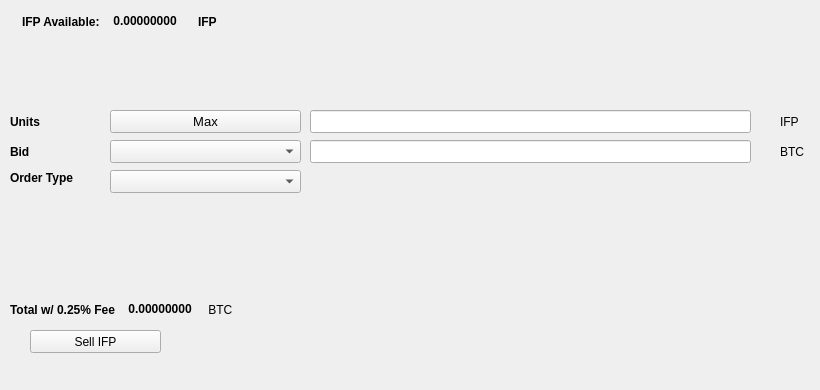
   <widget class="QWidget" name="SellTab">
    <attribute name="title">
     <string>Sell</string>
    </attribute>
    <widget class="QLabel" name="label_16">
     <property name="geometry">
      <rect>
       <x>780</x>
       <y>140</y>
       <width>31</width>
       <height>23</height>
      </rect>
     </property>
     <property name="text">
      <string>BTC</string>
     </property>
    </widget>
    <widget class="QComboBox" name="SellBidcomboBox">
     <property name="geometry">
      <rect>
       <x>110</x>
       <y>140</y>
       <width>191</width>
       <height>23</height>
      </rect>
     </property>
     <property name="font">
      <font>
       <pointsize>10</pointsize>
      </font>
     </property>
    </widget>
    <widget class="QLabel" name="label_18">
     <property name="geometry">
      <rect>
       <x>10</x>
       <y>110</y>
       <width>46</width>
       <height>23</height>
      </rect>
     </property>
     <property name="font">
      <font>
       <weight>75</weight>
       <bold>true</bold>
      </font>
     </property>
     <property name="text">
      <string>Units</string>
     </property>
    </widget>
    <widget class="QPushButton" name="Sell_Max_Amount">
     <property name="geometry">
      <rect>
       <x>110</x>
       <y>110</y>
       <width>191</width>
       <height>23</height>
      </rect>
     </property>
     <property name="font">
      <font>
       <pointsize>10</pointsize>
      </font>
     </property>
     <property name="text">
      <string>Max</string>
     </property>
    </widget>
    <widget class="QLabel" name="label_20">
     <property name="geometry">
      <rect>
       <x>10</x>
       <y>170</y>
       <width>91</width>
       <height>16</height>
      </rect>
     </property>
     <property name="font">
      <font>
       <weight>75</weight>
       <bold>true</bold>
      </font>
     </property>
     <property name="text">
      <string>Order Type</string>
     </property>
    </widget>
    <widget class="QComboBox" name="SellOrdertypeCombo">
     <property name="geometry">
      <rect>
       <x>110</x>
       <y>170</y>
       <width>191</width>
       <height>23</height>
      </rect>
     </property>
     <property name="font">
      <font>
       <pointsize>10</pointsize>
      </font>
     </property>
    </widget>
    <widget class="QLabel" name="label_21">
     <property name="geometry">
      <rect>
       <x>10</x>
       <y>140</y>
       <width>46</width>
       <height>23</height>
      </rect>
     </property>
     <property name="font">
      <font>
       <weight>75</weight>
       <bold>true</bold>
      </font>
     </property>
     <property name="text">
      <string>Bid</string>
     </property>
    </widget>
    <widget class="QLabel" name="label_22">
     <property name="geometry">
      <rect>
       <x>780</x>
       <y>110</y>
       <width>31</width>
       <height>23</height>
      </rect>
     </property>
     <property name="text">
      <string>IFP</string>
     </property>
    </widget>
    <widget class="QLineEdit" name="UnitsInputIFP">
     <property name="geometry">
      <rect>
       <x>310</x>
       <y>110</y>
       <width>441</width>
       <height>23</height>
      </rect>
     </property>
     <property name="font">
      <font>
       <pointsize>9</pointsize>
       <weight>75</weight>
       <bold>true</bold>
      </font>
     </property>
    </widget>
    <widget class="QLineEdit" name="SellBidPriceEdit">
     <property name="geometry">
      <rect>
       <x>310</x>
       <y>140</y>
       <width>441</width>
       <height>23</height>
      </rect>
     </property>
     <property name="font">
      <font>
       <pointsize>9</pointsize>
       <weight>75</weight>
       <bold>true</bold>
      </font>
     </property>
    </widget>
    <widget class="QPushButton" name="SellIFPBTN">
     <property name="geometry">
      <rect>
       <x>30</x>
       <y>330</y>
       <width>131</width>
       <height>23</height>
      </rect>
     </property>
     <property name="text">
      <string>Sell IFP</string>
     </property>
     <property name="icon">
      <iconset resource="../ifp">
       <normaloff>:/icons/bitcoin</normaloff>:/icons/bitcoin</iconset>
     </property>
    </widget>
    <widget class="QWidget" name="layoutWidget3">
     <property name="geometry">
      <rect>
       <x>22</x>
       <y>12</y>
       <width>258</width>
       <height>19</height>
      </rect>
     </property>
     <layout class="QHBoxLayout" name="horizontalLayout">
      <item>
       <widget class="QLabel" name="label232_2">
        <property name="font">
         <font>
          <weight>75</weight>
          <bold>true</bold>
         </font>
        </property>
        <property name="text">
         <string>IFP Available:</string>
        </property>
       </widget>
      </item>
      <item>
       <widget class="QLabel" name="IFPAvailableLabel">
        <property name="palette">
         <palette>
          <active>
           <colorrole role="WindowText">
            <brush brushstyle="SolidPattern">
             <color alpha="255">
              <red>0</red>
              <green>0</green>
              <blue>0</blue>
             </color>
            </brush>
           </colorrole>
           <colorrole role="Button">
            <brush brushstyle="SolidPattern">
             <color alpha="255">
              <red>0</red>
              <green>170</green>
              <blue>0</blue>
             </color>
            </brush>
           </colorrole>
           <colorrole role="Light">
            <brush brushstyle="SolidPattern">
             <color alpha="255">
              <red>0</red>
              <green>255</green>
              <blue>0</blue>
             </color>
            </brush>
           </colorrole>
           <colorrole role="Midlight">
            <brush brushstyle="SolidPattern">
             <color alpha="255">
              <red>0</red>
              <green>212</green>
              <blue>0</blue>
             </color>
            </brush>
           </colorrole>
           <colorrole role="Dark">
            <brush brushstyle="SolidPattern">
             <color alpha="255">
              <red>0</red>
              <green>85</green>
              <blue>0</blue>
             </color>
            </brush>
           </colorrole>
           <colorrole role="Mid">
            <brush brushstyle="SolidPattern">
             <color alpha="255">
              <red>0</red>
              <green>113</green>
              <blue>0</blue>
             </color>
            </brush>
           </colorrole>
           <colorrole role="Text">
            <brush brushstyle="SolidPattern">
             <color alpha="255">
              <red>0</red>
              <green>170</green>
              <blue>0</blue>
             </color>
            </brush>
           </colorrole>
           <colorrole role="BrightText">
            <brush brushstyle="SolidPattern">
             <color alpha="255">
              <red>255</red>
              <green>255</green>
              <blue>255</blue>
             </color>
            </brush>
           </colorrole>
           <colorrole role="ButtonText">
            <brush brushstyle="SolidPattern">
             <color alpha="255">
              <red>0</red>
              <green>0</green>
              <blue>0</blue>
             </color>
            </brush>
           </colorrole>
           <colorrole role="Base">
            <brush brushstyle="SolidPattern">
             <color alpha="255">
              <red>255</red>
              <green>255</green>
              <blue>255</blue>
             </color>
            </brush>
           </colorrole>
           <colorrole role="Window">
            <brush brushstyle="SolidPattern">
             <color alpha="255">
              <red>0</red>
              <green>170</green>
              <blue>0</blue>
             </color>
            </brush>
           </colorrole>
           <colorrole role="Shadow">
            <brush brushstyle="SolidPattern">
             <color alpha="255">
              <red>0</red>
              <green>0</green>
              <blue>0</blue>
             </color>
            </brush>
           </colorrole>
           <colorrole role="AlternateBase">
            <brush brushstyle="SolidPattern">
             <color alpha="255">
              <red>127</red>
              <green>212</green>
              <blue>127</blue>
             </color>
            </brush>
           </colorrole>
           <colorrole role="ToolTipBase">
            <brush brushstyle="SolidPattern">
             <color alpha="255">
              <red>255</red>
              <green>255</green>
              <blue>220</blue>
             </color>
            </brush>
           </colorrole>
           <colorrole role="ToolTipText">
            <brush brushstyle="SolidPattern">
             <color alpha="255">
              <red>0</red>
              <green>0</green>
              <blue>0</blue>
             </color>
            </brush>
           </colorrole>
          </active>
          <inactive>
           <colorrole role="WindowText">
            <brush brushstyle="SolidPattern">
             <color alpha="255">
              <red>0</red>
              <green>0</green>
              <blue>0</blue>
             </color>
            </brush>
           </colorrole>
           <colorrole role="Button">
            <brush brushstyle="SolidPattern">
             <color alpha="255">
              <red>0</red>
              <green>170</green>
              <blue>0</blue>
             </color>
            </brush>
           </colorrole>
           <colorrole role="Light">
            <brush brushstyle="SolidPattern">
             <color alpha="255">
              <red>0</red>
              <green>255</green>
              <blue>0</blue>
             </color>
            </brush>
           </colorrole>
           <colorrole role="Midlight">
            <brush brushstyle="SolidPattern">
             <color alpha="255">
              <red>0</red>
              <green>212</green>
              <blue>0</blue>
             </color>
            </brush>
           </colorrole>
           <colorrole role="Dark">
            <brush brushstyle="SolidPattern">
             <color alpha="255">
              <red>0</red>
              <green>85</green>
              <blue>0</blue>
             </color>
            </brush>
           </colorrole>
           <colorrole role="Mid">
            <brush brushstyle="SolidPattern">
             <color alpha="255">
              <red>0</red>
              <green>113</green>
              <blue>0</blue>
             </color>
            </brush>
           </colorrole>
           <colorrole role="Text">
            <brush brushstyle="SolidPattern">
             <color alpha="255">
              <red>0</red>
              <green>170</green>
              <blue>0</blue>
             </color>
            </brush>
           </colorrole>
           <colorrole role="BrightText">
            <brush brushstyle="SolidPattern">
             <color alpha="255">
              <red>255</red>
              <green>255</green>
              <blue>255</blue>
             </color>
            </brush>
           </colorrole>
           <colorrole role="ButtonText">
            <brush brushstyle="SolidPattern">
             <color alpha="255">
              <red>0</red>
              <green>0</green>
              <blue>0</blue>
             </color>
            </brush>
           </colorrole>
           <colorrole role="Base">
            <brush brushstyle="SolidPattern">
             <color alpha="255">
              <red>255</red>
              <green>255</green>
              <blue>255</blue>
             </color>
            </brush>
           </colorrole>
           <colorrole role="Window">
            <brush brushstyle="SolidPattern">
             <color alpha="255">
              <red>0</red>
              <green>170</green>
              <blue>0</blue>
             </color>
            </brush>
           </colorrole>
           <colorrole role="Shadow">
            <brush brushstyle="SolidPattern">
             <color alpha="255">
              <red>0</red>
              <green>0</green>
              <blue>0</blue>
             </color>
            </brush>
           </colorrole>
           <colorrole role="AlternateBase">
            <brush brushstyle="SolidPattern">
             <color alpha="255">
              <red>127</red>
              <green>212</green>
              <blue>127</blue>
             </color>
            </brush>
           </colorrole>
           <colorrole role="ToolTipBase">
            <brush brushstyle="SolidPattern">
             <color alpha="255">
              <red>255</red>
              <green>255</green>
              <blue>220</blue>
             </color>
            </brush>
           </colorrole>
           <colorrole role="ToolTipText">
            <brush brushstyle="SolidPattern">
             <color alpha="255">
              <red>0</red>
              <green>0</green>
              <blue>0</blue>
             </color>
            </brush>
           </colorrole>
          </inactive>
          <disabled>
           <colorrole role="WindowText">
            <brush brushstyle="SolidPattern">
             <color alpha="255">
              <red>0</red>
              <green>85</green>
              <blue>0</blue>
             </color>
            </brush>
           </colorrole>
           <colorrole role="Button">
            <brush brushstyle="SolidPattern">
             <color alpha="255">
              <red>0</red>
              <green>170</green>
              <blue>0</blue>
             </color>
            </brush>
           </colorrole>
           <colorrole role="Light">
            <brush brushstyle="SolidPattern">
             <color alpha="255">
              <red>0</red>
              <green>255</green>
              <blue>0</blue>
             </color>
            </brush>
           </colorrole>
           <colorrole role="Midlight">
            <brush brushstyle="SolidPattern">
             <color alpha="255">
              <red>0</red>
              <green>212</green>
              <blue>0</blue>
             </color>
            </brush>
           </colorrole>
           <colorrole role="Dark">
            <brush brushstyle="SolidPattern">
             <color alpha="255">
              <red>0</red>
              <green>85</green>
              <blue>0</blue>
             </color>
            </brush>
           </colorrole>
           <colorrole role="Mid">
            <brush brushstyle="SolidPattern">
             <color alpha="255">
              <red>0</red>
              <green>113</green>
              <blue>0</blue>
             </color>
            </brush>
           </colorrole>
           <colorrole role="Text">
            <brush brushstyle="SolidPattern">
             <color alpha="255">
              <red>0</red>
              <green>85</green>
              <blue>0</blue>
             </color>
            </brush>
           </colorrole>
           <colorrole role="BrightText">
            <brush brushstyle="SolidPattern">
             <color alpha="255">
              <red>255</red>
              <green>255</green>
              <blue>255</blue>
             </color>
            </brush>
           </colorrole>
           <colorrole role="ButtonText">
            <brush brushstyle="SolidPattern">
             <color alpha="255">
              <red>0</red>
              <green>85</green>
              <blue>0</blue>
             </color>
            </brush>
           </colorrole>
           <colorrole role="Base">
            <brush brushstyle="SolidPattern">
             <color alpha="255">
              <red>0</red>
              <green>170</green>
              <blue>0</blue>
             </color>
            </brush>
           </colorrole>
           <colorrole role="Window">
            <brush brushstyle="SolidPattern">
             <color alpha="255">
              <red>0</red>
              <green>170</green>
              <blue>0</blue>
             </color>
            </brush>
           </colorrole>
           <colorrole role="Shadow">
            <brush brushstyle="SolidPattern">
             <color alpha="255">
              <red>0</red>
              <green>0</green>
              <blue>0</blue>
             </color>
            </brush>
           </colorrole>
           <colorrole role="AlternateBase">
            <brush brushstyle="SolidPattern">
             <color alpha="255">
              <red>0</red>
              <green>170</green>
              <blue>0</blue>
             </color>
            </brush>
           </colorrole>
           <colorrole role="ToolTipBase">
            <brush brushstyle="SolidPattern">
             <color alpha="255">
              <red>255</red>
              <green>255</green>
              <blue>220</blue>
             </color>
            </brush>
           </colorrole>
           <colorrole role="ToolTipText">
            <brush brushstyle="SolidPattern">
             <color alpha="255">
              <red>0</red>
              <green>0</green>
              <blue>0</blue>
             </color>
            </brush>
           </colorrole>
          </disabled>
         </palette>
        </property>
        <property name="font">
         <font>
          <weight>75</weight>
          <bold>true</bold>
         </font>
        </property>
        <property name="text">
         <string> 0.00000000 </string>
        </property>
        <property name="textInteractionFlags">
         <set>Qt::LinksAccessibleByMouse|Qt::TextSelectableByKeyboard|Qt::TextSelectableByMouse</set>
        </property>
       </widget>
      </item>
      <item>
       <widget class="QLabel" name="labelIFP">
        <property name="font">
         <font>
          <weight>75</weight>
          <bold>true</bold>
         </font>
        </property>
        <property name="text">
         <string>IFP</string>
        </property>
       </widget>
      </item>
     </layout>
    </widget>
    <widget class="QWidget" name="layoutWidget">
     <property name="geometry">
      <rect>
       <x>10</x>
       <y>300</y>
       <width>268</width>
       <height>19</height>
      </rect>
     </property>
     <layout class="QHBoxLayout" name="horizontalLayout_2">
      <item>
       <widget class="QLabel" name="label_19">
        <property name="font">
         <font>
          <weight>75</weight>
          <bold>true</bold>
         </font>
        </property>
        <property name="text">
         <string>Total w/ 0.25% Fee </string>
        </property>
       </widget>
      </item>
      <item>
       <widget class="QLabel" name="SellCostLabel">
        <property name="palette">
         <palette>
          <active>
           <colorrole role="WindowText">
            <brush brushstyle="SolidPattern">
             <color alpha="255">
              <red>0</red>
              <green>0</green>
              <blue>0</blue>
             </color>
            </brush>
           </colorrole>
           <colorrole role="Button">
            <brush brushstyle="SolidPattern">
             <color alpha="255">
              <red>0</red>
              <green>170</green>
              <blue>0</blue>
             </color>
            </brush>
           </colorrole>
           <colorrole role="Light">
            <brush brushstyle="SolidPattern">
             <color alpha="255">
              <red>0</red>
              <green>255</green>
              <blue>0</blue>
             </color>
            </brush>
           </colorrole>
           <colorrole role="Midlight">
            <brush brushstyle="SolidPattern">
             <color alpha="255">
              <red>0</red>
              <green>212</green>
              <blue>0</blue>
             </color>
            </brush>
           </colorrole>
           <colorrole role="Dark">
            <brush brushstyle="SolidPattern">
             <color alpha="255">
              <red>0</red>
              <green>85</green>
              <blue>0</blue>
             </color>
            </brush>
           </colorrole>
           <colorrole role="Mid">
            <brush brushstyle="SolidPattern">
             <color alpha="255">
              <red>0</red>
              <green>113</green>
              <blue>0</blue>
             </color>
            </brush>
           </colorrole>
           <colorrole role="Text">
            <brush brushstyle="SolidPattern">
             <color alpha="255">
              <red>0</red>
              <green>170</green>
              <blue>0</blue>
             </color>
            </brush>
           </colorrole>
           <colorrole role="BrightText">
            <brush brushstyle="SolidPattern">
             <color alpha="255">
              <red>255</red>
              <green>255</green>
              <blue>255</blue>
             </color>
            </brush>
           </colorrole>
           <colorrole role="ButtonText">
            <brush brushstyle="SolidPattern">
             <color alpha="255">
              <red>0</red>
              <green>0</green>
              <blue>0</blue>
             </color>
            </brush>
           </colorrole>
           <colorrole role="Base">
            <brush brushstyle="SolidPattern">
             <color alpha="255">
              <red>255</red>
              <green>255</green>
              <blue>255</blue>
             </color>
            </brush>
           </colorrole>
           <colorrole role="Window">
            <brush brushstyle="SolidPattern">
             <color alpha="255">
              <red>0</red>
              <green>170</green>
              <blue>0</blue>
             </color>
            </brush>
           </colorrole>
           <colorrole role="Shadow">
            <brush brushstyle="SolidPattern">
             <color alpha="255">
              <red>0</red>
              <green>0</green>
              <blue>0</blue>
             </color>
            </brush>
           </colorrole>
           <colorrole role="AlternateBase">
            <brush brushstyle="SolidPattern">
             <color alpha="255">
              <red>127</red>
              <green>212</green>
              <blue>127</blue>
             </color>
            </brush>
           </colorrole>
           <colorrole role="ToolTipBase">
            <brush brushstyle="SolidPattern">
             <color alpha="255">
              <red>255</red>
              <green>255</green>
              <blue>220</blue>
             </color>
            </brush>
           </colorrole>
           <colorrole role="ToolTipText">
            <brush brushstyle="SolidPattern">
             <color alpha="255">
              <red>0</red>
              <green>0</green>
              <blue>0</blue>
             </color>
            </brush>
           </colorrole>
          </active>
          <inactive>
           <colorrole role="WindowText">
            <brush brushstyle="SolidPattern">
             <color alpha="255">
              <red>0</red>
              <green>0</green>
              <blue>0</blue>
             </color>
            </brush>
           </colorrole>
           <colorrole role="Button">
            <brush brushstyle="SolidPattern">
             <color alpha="255">
              <red>0</red>
              <green>170</green>
              <blue>0</blue>
             </color>
            </brush>
           </colorrole>
           <colorrole role="Light">
            <brush brushstyle="SolidPattern">
             <color alpha="255">
              <red>0</red>
              <green>255</green>
              <blue>0</blue>
             </color>
            </brush>
           </colorrole>
           <colorrole role="Midlight">
            <brush brushstyle="SolidPattern">
             <color alpha="255">
              <red>0</red>
              <green>212</green>
              <blue>0</blue>
             </color>
            </brush>
           </colorrole>
           <colorrole role="Dark">
            <brush brushstyle="SolidPattern">
             <color alpha="255">
              <red>0</red>
              <green>85</green>
              <blue>0</blue>
             </color>
            </brush>
           </colorrole>
           <colorrole role="Mid">
            <brush brushstyle="SolidPattern">
             <color alpha="255">
              <red>0</red>
              <green>113</green>
              <blue>0</blue>
             </color>
            </brush>
           </colorrole>
           <colorrole role="Text">
            <brush brushstyle="SolidPattern">
             <color alpha="255">
              <red>0</red>
              <green>170</green>
              <blue>0</blue>
             </color>
            </brush>
           </colorrole>
           <colorrole role="BrightText">
            <brush brushstyle="SolidPattern">
             <color alpha="255">
              <red>255</red>
              <green>255</green>
              <blue>255</blue>
             </color>
            </brush>
           </colorrole>
           <colorrole role="ButtonText">
            <brush brushstyle="SolidPattern">
             <color alpha="255">
              <red>0</red>
              <green>0</green>
              <blue>0</blue>
             </color>
            </brush>
           </colorrole>
           <colorrole role="Base">
            <brush brushstyle="SolidPattern">
             <color alpha="255">
              <red>255</red>
              <green>255</green>
              <blue>255</blue>
             </color>
            </brush>
           </colorrole>
           <colorrole role="Window">
            <brush brushstyle="SolidPattern">
             <color alpha="255">
              <red>0</red>
              <green>170</green>
              <blue>0</blue>
             </color>
            </brush>
           </colorrole>
           <colorrole role="Shadow">
            <brush brushstyle="SolidPattern">
             <color alpha="255">
              <red>0</red>
              <green>0</green>
              <blue>0</blue>
             </color>
            </brush>
           </colorrole>
           <colorrole role="AlternateBase">
            <brush brushstyle="SolidPattern">
             <color alpha="255">
              <red>127</red>
              <green>212</green>
              <blue>127</blue>
             </color>
            </brush>
           </colorrole>
           <colorrole role="ToolTipBase">
            <brush brushstyle="SolidPattern">
             <color alpha="255">
              <red>255</red>
              <green>255</green>
              <blue>220</blue>
             </color>
            </brush>
           </colorrole>
           <colorrole role="ToolTipText">
            <brush brushstyle="SolidPattern">
             <color alpha="255">
              <red>0</red>
              <green>0</green>
              <blue>0</blue>
             </color>
            </brush>
           </colorrole>
          </inactive>
          <disabled>
           <colorrole role="WindowText">
            <brush brushstyle="SolidPattern">
             <color alpha="255">
              <red>0</red>
              <green>85</green>
              <blue>0</blue>
             </color>
            </brush>
           </colorrole>
           <colorrole role="Button">
            <brush brushstyle="SolidPattern">
             <color alpha="255">
              <red>0</red>
              <green>170</green>
              <blue>0</blue>
             </color>
            </brush>
           </colorrole>
           <colorrole role="Light">
            <brush brushstyle="SolidPattern">
             <color alpha="255">
              <red>0</red>
              <green>255</green>
              <blue>0</blue>
             </color>
            </brush>
           </colorrole>
           <colorrole role="Midlight">
            <brush brushstyle="SolidPattern">
             <color alpha="255">
              <red>0</red>
              <green>212</green>
              <blue>0</blue>
             </color>
            </brush>
           </colorrole>
           <colorrole role="Dark">
            <brush brushstyle="SolidPattern">
             <color alpha="255">
              <red>0</red>
              <green>85</green>
              <blue>0</blue>
             </color>
            </brush>
           </colorrole>
           <colorrole role="Mid">
            <brush brushstyle="SolidPattern">
             <color alpha="255">
              <red>0</red>
              <green>113</green>
              <blue>0</blue>
             </color>
            </brush>
           </colorrole>
           <colorrole role="Text">
            <brush brushstyle="SolidPattern">
             <color alpha="255">
              <red>0</red>
              <green>85</green>
              <blue>0</blue>
             </color>
            </brush>
           </colorrole>
           <colorrole role="BrightText">
            <brush brushstyle="SolidPattern">
             <color alpha="255">
              <red>255</red>
              <green>255</green>
              <blue>255</blue>
             </color>
            </brush>
           </colorrole>
           <colorrole role="ButtonText">
            <brush brushstyle="SolidPattern">
             <color alpha="255">
              <red>0</red>
              <green>85</green>
              <blue>0</blue>
             </color>
            </brush>
           </colorrole>
           <colorrole role="Base">
            <brush brushstyle="SolidPattern">
             <color alpha="255">
              <red>0</red>
              <green>170</green>
              <blue>0</blue>
             </color>
            </brush>
           </colorrole>
           <colorrole role="Window">
            <brush brushstyle="SolidPattern">
             <color alpha="255">
              <red>0</red>
              <green>170</green>
              <blue>0</blue>
             </color>
            </brush>
           </colorrole>
           <colorrole role="Shadow">
            <brush brushstyle="SolidPattern">
             <color alpha="255">
              <red>0</red>
              <green>0</green>
              <blue>0</blue>
             </color>
            </brush>
           </colorrole>
           <colorrole role="AlternateBase">
            <brush brushstyle="SolidPattern">
             <color alpha="255">
              <red>0</red>
              <green>170</green>
              <blue>0</blue>
             </color>
            </brush>
           </colorrole>
           <colorrole role="ToolTipBase">
            <brush brushstyle="SolidPattern">
             <color alpha="255">
              <red>255</red>
              <green>255</green>
              <blue>220</blue>
             </color>
            </brush>
           </colorrole>
           <colorrole role="ToolTipText">
            <brush brushstyle="SolidPattern">
             <color alpha="255">
              <red>0</red>
              <green>0</green>
              <blue>0</blue>
             </color>
            </brush>
           </colorrole>
          </disabled>
         </palette>
        </property>
        <property name="font">
         <font>
          <weight>75</weight>
          <bold>true</bold>
         </font>
        </property>
        <property name="autoFillBackground">
         <bool>false</bool>
        </property>
        <property name="text">
         <string> 0.00000000</string>
        </property>
        <property name="textInteractionFlags">
         <set>Qt::LinksAccessibleByMouse|Qt::TextSelectableByMouse</set>
        </property>
       </widget>
      </item>
      <item>
       <widget class="QLabel" name="label_17">
        <property name="font">
         <font>
          <weight>50</weight>
          <bold>false</bold>
         </font>
        </property>
        <property name="text">
         <string> BTC</string>
        </property>
       </widget>
      </item>
     </layout>
    </widget>
    <widget class="QLabel" name="label_23">
     <property name="geometry">
      <rect>
       <x>460</x>
       <y>300</y>
       <width>281</width>
       <height>81</height>
      </rect>
     </property>
     <property name="text">
      <string/>
     </property>
     <property name="pixmap">
      <pixmap>:/images/bittrex</pixmap>
     </property>
    </widget>
   </widget>
